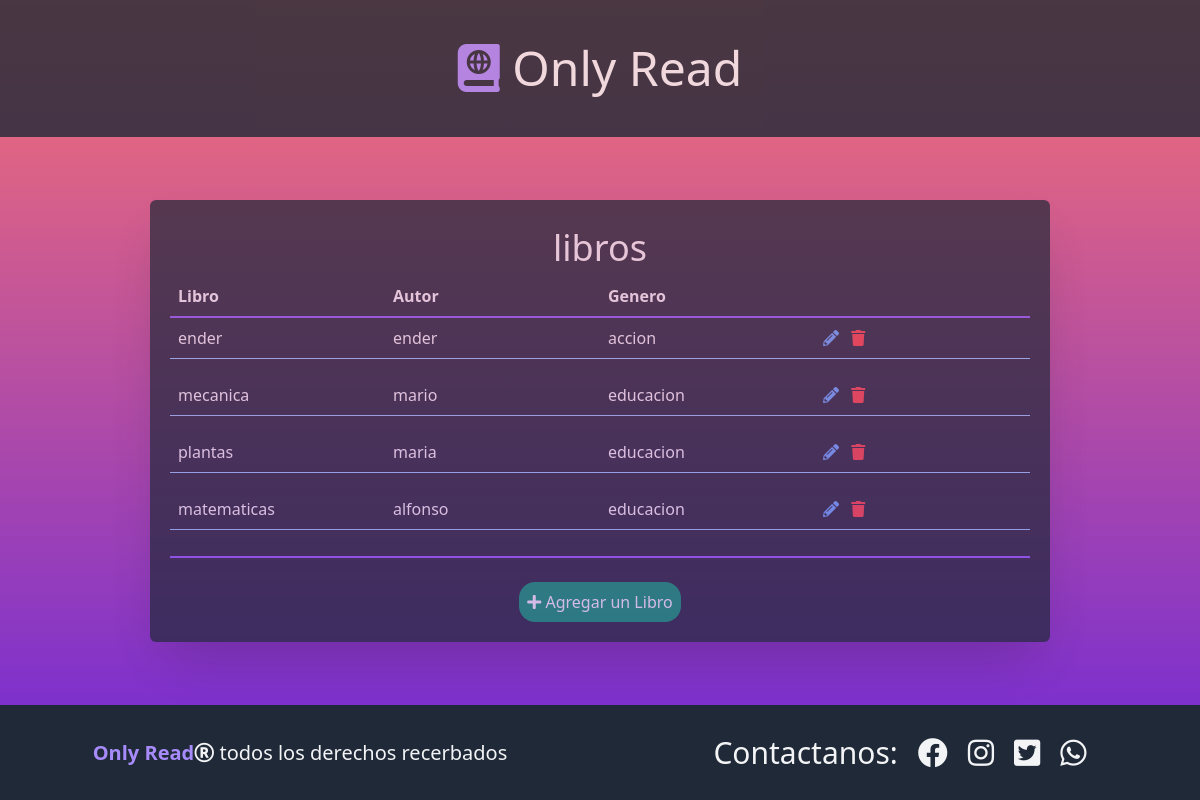
Page /libros on the committed database.
### database_setup.py (models this page shows, shortened)
class Libro(Base):
    __tablename__ = 'libro'
    id = Column(Integer, primary_key=True)
    titulo = Column(String(250), nullable=False)
    autor = Column(String(250), nullable=False)
    genero = Column(String(250))

### app.py (the view)
@app.route('/')
@app.route('/libros')
def mostrarLibros():
    libros = session.query(Libro).all()
    return render_template('libros.html', libros=libros)

### templates/libros.html
{% extends 'main.html' %}
{% block content%}
<div class="flex flex-col bg-gray-800 opacity-70 w-3/4 mx-auto my-auto rounded-md shadow-2xl p-5">
    <h2 class="text-gray-100 text-4xl text-center mt-2 mb-2">libros</h2>
    <table class="text-left w-full">
        <thead class="flex w-full">
            <tr class="flex w-full text-md text-gray-100 border-b-2 border-purple-500">
                <th class="p-2 w-1/4">Libro</th>
                <th class="p-2 w-1/4">Autor</th>
                <th class="p-2 w-1/4">Genero</th>
                <th class="p-2 w-1/4"></th>
            </tr>
        </thead>
        <tbody class="bg-grey-light flex flex-col items-center justify-between overflow-y-scroll w-full max-h-60 border-b-2 border-purple-500 ">
                {% for libro in libros %}
                <tr class="flex w-full mb-4 border-b border-blue-300 text-gray-100">
                    <td class="p-2 w-1/4">{{libro.titulo}}</td>
                    <td class="p-2 w-1/4">{{libro.autor}}</td>
                    <td class="p-2 w-1/4">{{libro.genero}}</td>
                    <td class="p-2 w-1/4">
                        <a href="{{url_for('editarLibro', libro_id = libro.id )}}">
                            <i class="fas fa-pencil-alt text-blue-400 mr-2"></i>
                        </a>
                        <a href="{{url_for('eliminarLibro', libro_id = libro.id )}}">
                            <i class="fas fa-trash text-red-500" ></i>
                        </a>
                    </td>
                </tr>
            {% endfor %}
        </tbody>
    </table>
    <div class="flex mt-3 pt-3 w-full mx-auto">
        <a href="{{url_for('nuevoLibro')}}" class="bg-green-600 p-2 rounded-2xl mx-auto text-gray-100">
            <i class="fas fa-plus"></i> Agregar un Libro
        </a>
    </div>
</div>
{% endblock %}

### rows in the picture
Libro: titulo "ender", autor "ender", genero "accion"
Libro: titulo "mecanica", autor "mario", genero "educacion"
Libro: titulo "plantas", autor "maria", genero "educacion"
Libro: titulo "matematicas", autor "alfonso", genero "educacion"
